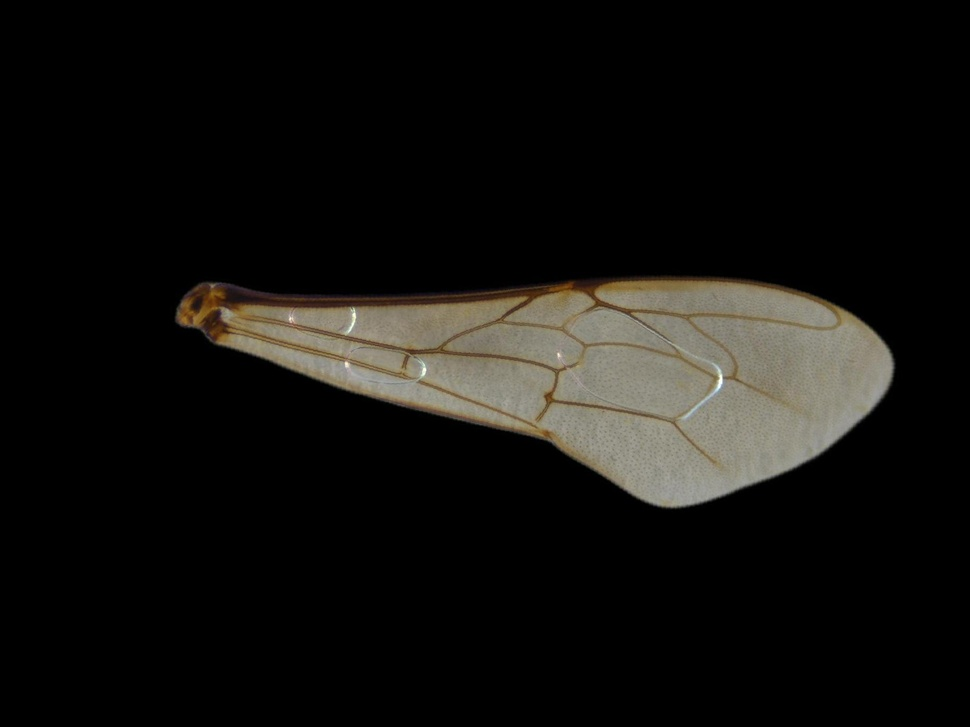
#> input picture process_tool/image/after_rotate/short/CA0519_length.JPG, 970 x 727 px, shrunk from 1824 x 1368 before the run, found by its file name
$ python step3_rotate.py
#> lines starting #> are read from the running program, lines starting #| are printed output that depends on the picture
from PIL import Image

# 開啟圖片
image_path = "CA0519_length.JPG"
img = Image.open(image_path)
#> img is the input picture: PIL image 970x727 RGB; mean R, G, B 19, 17.9, 15.3

# 旋轉角度（逆時針方向）
angle = -7

# 旋轉圖片（不改變畫質）
rotated_img = img.rotate(angle, resample=Image.NONE, expand=False)
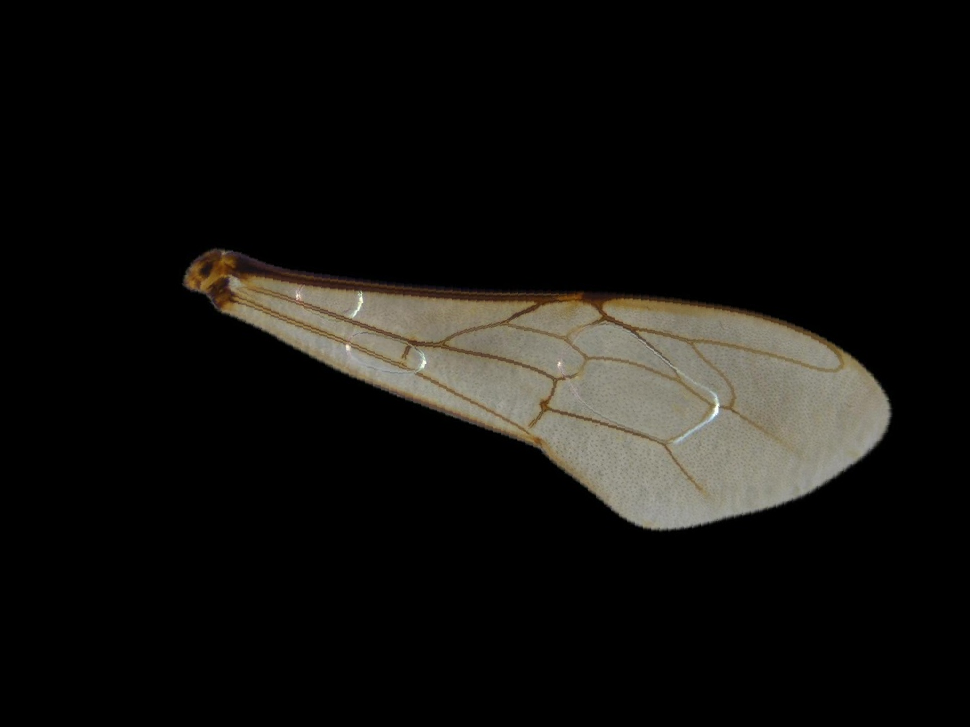
#> rotated_img: PIL image 970x727 RGB; mean R, G, B 19, 17.9, 15.3

# 儲存旋轉後的圖片
rotated_img.save("旋轉後的圖片.jpg")
# rotated_img.save(image_path)

print("已完成圖片旋轉，保持原始畫質")

$ run again, with process_tool/image/after_rotate/short/CA0502_length.JPG copied over process_tool/image/after_rotate/short/CA0519_length.JPG
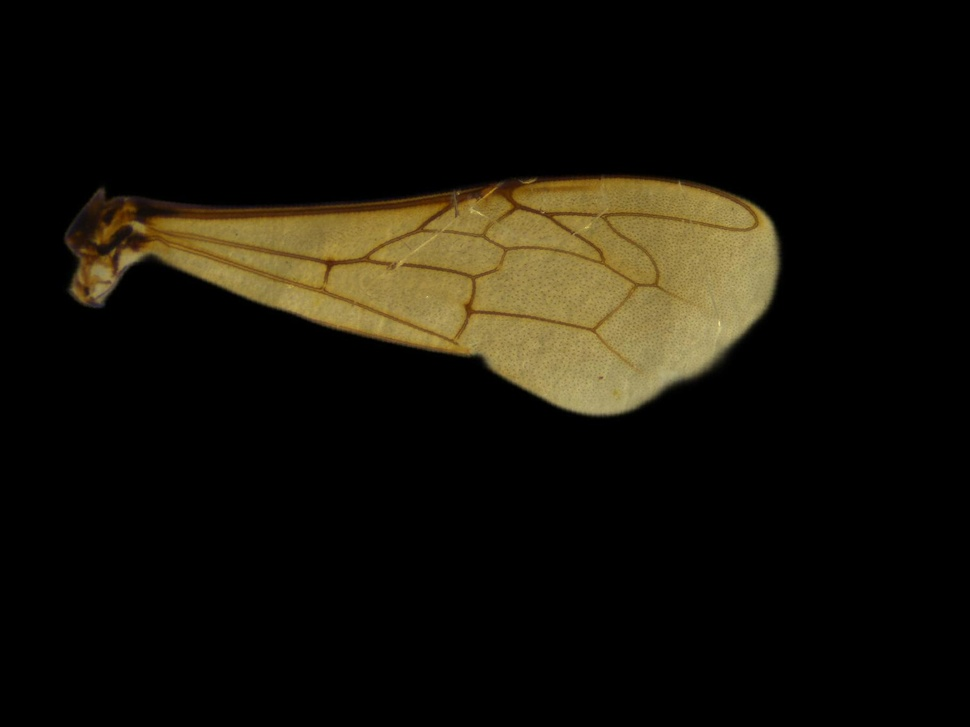
#> input picture process_tool/image/after_rotate/short/CA0502_length.JPG, 970 x 727 px, shrunk from 1824 x 1368 before the run, found by its file name
#> img is the input picture: PIL image 970x727 RGB; mean R, G, B 21, 17.7, 9.1
#> `rotated_img = img.rotate(angle, resample=Image.NONE, expand=False)`:
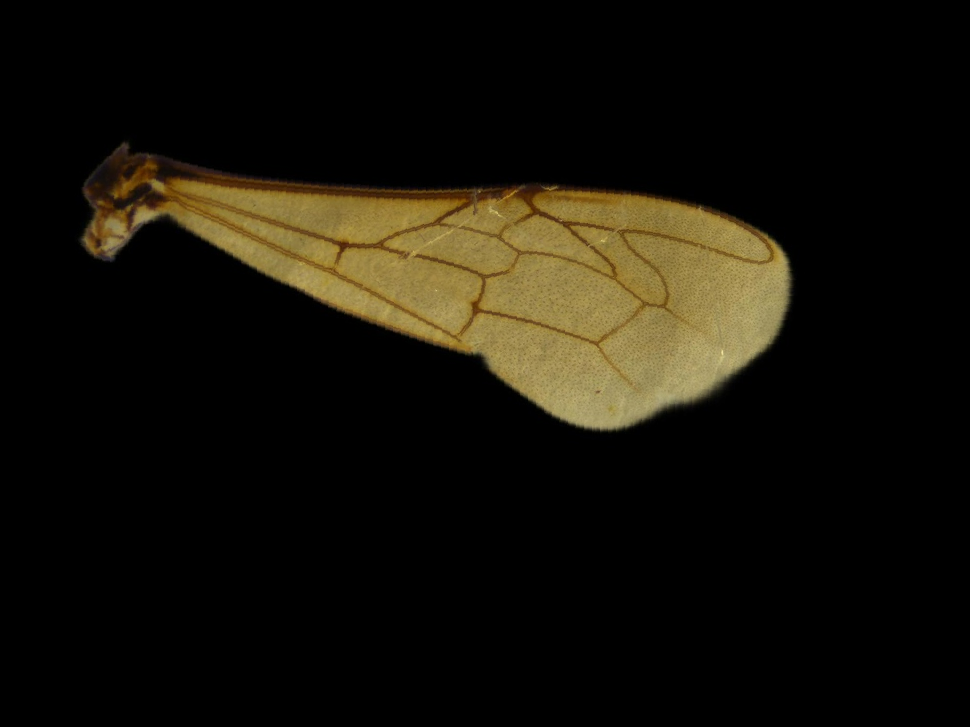
#> rotated_img: PIL image 970x727 RGB; mean R, G, B 21, 17.7, 9.1

$ run again, with process_tool/image/after_rotate/short/AR1410_length.JPG copied over process_tool/image/after_rotate/short/CA0519_length.JPG
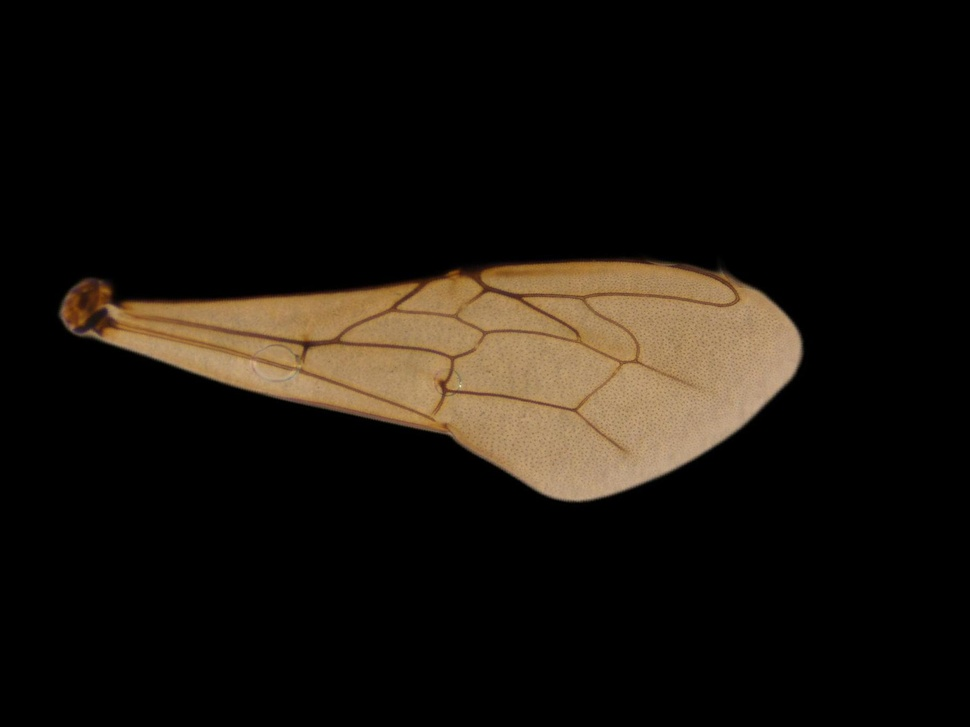
#> input picture process_tool/image/after_rotate/short/AR1410_length.JPG, 970 x 727 px, shrunk from 1824 x 1368 before the run, found by its file name
#> img is the input picture: PIL image 970x727 RGB; mean R, G, B 24.5, 19.3, 13.2
#> `rotated_img = img.rotate(angle, resample=Image.NONE, expand=False)`:
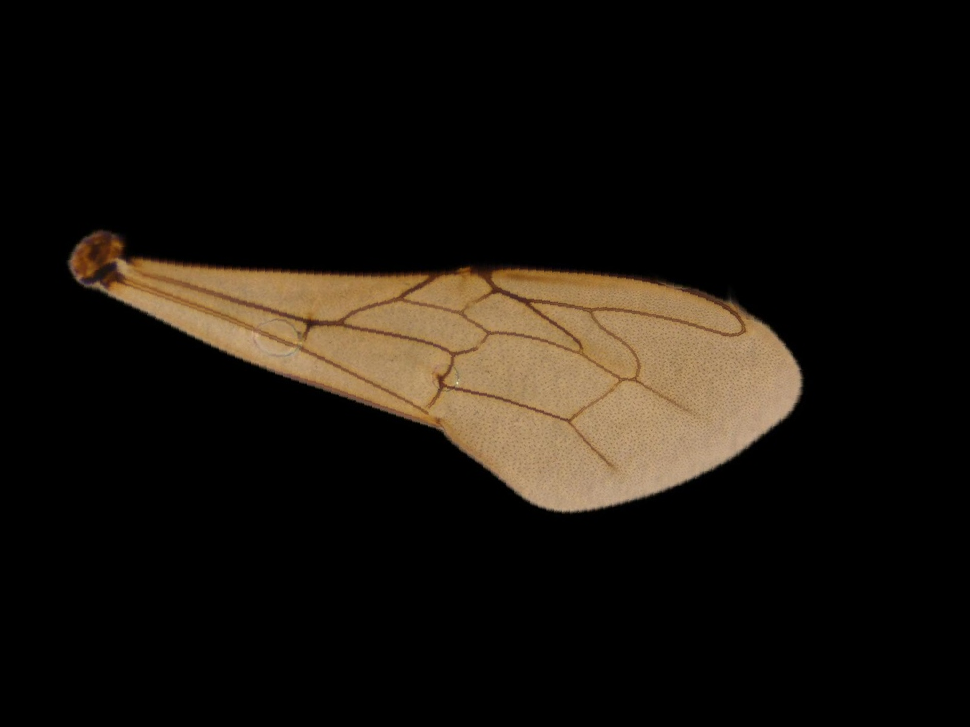
#> rotated_img: PIL image 970x727 RGB; mean R, G, B 24.5, 19.3, 13.2
